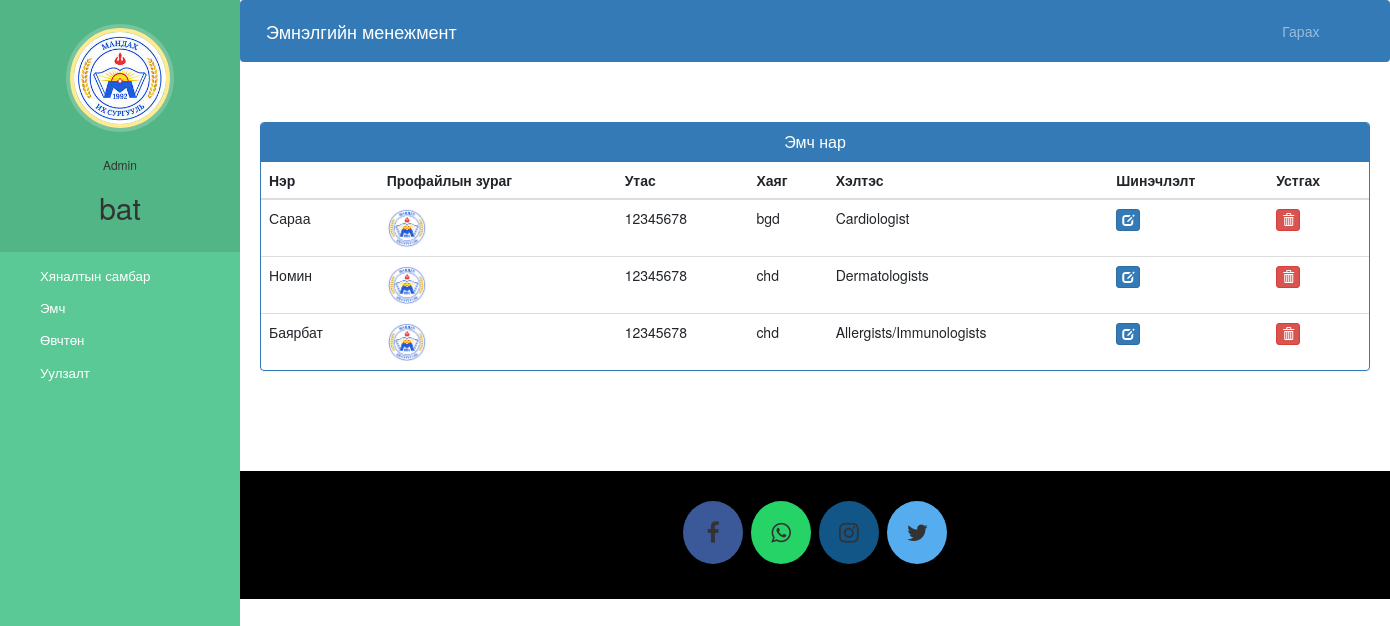
Screenshot of /admin-view-doctor/ (signed in) with the database file from the repository.
### hospital/models.py (models this page shows, shortened)
class Doctor(models.Model):
    user=models.OneToOneField(User,on_delete=models.CASCADE)
    profile_pic= models.ImageField(upload_to='profile_pic/DoctorProfilePic/',null=True,blank=True)
    address = models.CharField(max_length=40)
    mobile = models.CharField(max_length=20,null=True)
    department= models.CharField(max_length=50,choices=departments,default='Cardiologist')
    status=models.BooleanField(default=False)
    @property
    def get_name(self):
        return self.user.first_name+" "+self.user.last_name

### hospital/views.py (the view)
# urls.py: path('admin-view-doctor/', views.admin_view_doctor_view,name='admin-view-doctor'),
@login_required(login_url='adminlogin')
@user_passes_test(is_admin)
def admin_view_doctor_view(request):
    doctors=models.Doctor.objects.all().filter(status=True)
    return render(request,'hospital/admin_view_doctor.html',{'doctors':doctors})

### hospital/views.py (called while the page is built)
def is_admin(user):
    return user.groups.filter(name='ADMIN').exists()

### templates/hospital/admin_view_doctor.html (shortened to what this page needs)
{% extends 'hospital/admin_base.html' %}
{% block content %}
{%load static%}
<head>
  <link href="//netdna.bootstrapcdn.com/bootstrap/3.0.0/css/bootstrap.min.css" rel="stylesheet" id="bootstrap-css">
</head>
<div class="container">
  <div class="panel panel-primary">
    <div class="panel-heading">
      <h6 class="panel-title">Эмч нар</h6>
    </div>
    <table class="table table-hover" id="dev-table">
      <thead>
        <tr>
          <th>Нэр</th>
          <th>Профайлын зураг</th>
          <th>Утас</th>
          <th>Хаяг</th>
          <th>Хэлтэс</th>
          <th>Шинэчлэлт</th>
          <th>Устгах</th>
        </tr>
      </thead>
      {% for d in doctors %}
      <tr>
        <td> {{d.get_name}}</td>
        <td> <img src="{% static d.profile_pic.url %}" alt="Profile Pic" height="40px" width="40px" /></td>
        <td>{{d.mobile}}</td>
        <td>{{d.address}}</td>
        <td>{{d.department}}</td>
        <td><a class="btn btn-primary btn-xs" href="{% url 'update-doctor' d.id  %}"><span class="glyphicon glyphicon-edit"></span></a></td>
        <td><a class="btn btn-danger btn-xs" href="{% url 'delete-doctor-from-hospital' d.id  %}"><span class="glyphicon glyphicon-trash"></span></a></td>
      </tr>
      {% endfor %}
    </table>
  </div>
</div>
{% endblock content %}

### templates/hospital/admin_base.html (shortened to what this page needs)
<!DOCTYPE html>
{% load static %}
<html lang="en">
<head>
  <link rel="stylesheet" href="https://stackpath.bootstrapcdn.com/bootstrap/4.3.1/css/bootstrap.min.css">
  <link rel="stylesheet" href="https://maxcdn.bootstrapcdn.com/font-awesome/4.7.0/css/font-awesome.min.css">
  <link rel="stylesheet" href="{% static '/style.css' %}">
</head>
<body>
  <nav class="menu" tabindex="0">
    <header class="avatar">
      <img src="{% static "images/images.jpg" %}" />
      <br><br>
      <h6>Admin</h6>
      <h2>{{request.user.first_name}}</h2>
    </header>
    <ul>
      <li tabindex="0" class="icon-dashboard"> <a style="color:white; text-decoration:none;" href="/admin-dashboard"><span>Хяналтын самбар</span></a> </li>
      <li tabindex="0" class="icon-customers"> <a style="color:white; text-decoration:none;" href="/admin-doctor"><span>Эмч</span></a></li>
      <li tabindex="0" class="icon-users"> <a style="color:white; text-decoration:none;" href="/admin-patient"><span>Өвчтөн</span></a></li>
      <li tabindex="0" class="icon-calendar"> <a style="color:white; text-decoration:none;" href="/admin-appointment"><span>Уулзалт</span></a></li>
    </ul>
  </nav>
  <main>
    <div class="bs-example">
      <nav class="navbar navbar-expand-md  navbar-dark fixed-top" style="background:#337AB7;">
        <a href="/admin-dashboard" class="navbar-brand">Эмнэлгийн менежмент</a>
        <div class="collapse navbar-collapse justify-content-between" id="navbarCollapse">
          <div class="navbar-nav" style=" margin-left: 90%;">
            <a href="/logout" class="nav-item nav-link">Гарах</a>
          </div>
        </div>
      </nav>
    </div>
    <br><br>
    {% block content %}
    {% endblock content %}
    <br><br><br><br>
    <footer>
      <p>
        <a id="ftr" class="fa fa-facebook"></a>
        <a id="ftr" class="fa fa-whatsapp"></a>
        <a id="ftr" class="fa fa-instagram"></a>
        <a id="ftr" class="fa fa-twitter"></a>
      </p>
      <br>
    </footer>
  </main>
</body>
</html>

### static/style.css (style rules this page uses)
body { padding-left: 240px; }
main { position: relative; height: 100vh; }
.menu { background: #5bc995; height: 100vh; width: 240px; position: fixed; top: 0px; left: 0; z-index: 5; outline: none; }
.menu .avatar { background: rgba(0, 0, 0, 0.1); padding: 2em 0.5em; text-align: center; }
.menu .avatar img { width: 100px; border-radius: 50%; overflow: hidden; border: 4px solid #ffea92; box-shadow: 0 0 0 4px rgba(255, 255, 255, 0.2); }
.menu .avatar h2 { font-weight: normal; margin-bottom: 0; }
.menu ul { list-style: none; padding: 0.5em 0; margin: 0; }
.menu ul li { padding: 0.5em 1em 0.5em 3em; font-size: 0.95em; font-weight: regular; background-repeat: no-repeat; background-position: left 15px center; background-size: auto 20px; transition: all 0.15s linear; cursor: pointer; }
.menu ul li.icon-dashboard { background-image: url("http://www.entypo.com/images//gauge.svg"); }
.menu ul li.icon-customers { background-image: url("http://www.entypo.com/images//briefcase.svg"); }
.menu ul li.icon-users { background-image: url("http://www.entypo.com/images//users.svg"); }
.menu ul li.icon-calendar { background-image: url("http://www.entypo.com/images//calendar.svg"); }

### templates/hospital/admin_base.html (style rules this page uses)
a:link { text-decoration: none; }
a { color: white; }
footer { padding: 0px 0px 0px 0px; background-color: black; margin: 0px; }
#ftr { padding: 20px; }
.fa { font-size: 23px; width: 60px; text-align: center; text-decoration: none; margin: 5px 2px; border-radius: 50%; }
.fa-facebook { background: #3B5998; color: white; margin-top: 30px; }
.fa-whatsapp { background: #25d366; color: white; }
.fa-twitter { background: #55ACEE; color: white; }
.fa-instagram { background: #125688; color: white; }
p { text-align: center; }
body { padding-left: 240px; }
main { position: relative; height: 100vh; }
.menu { background: #5bc995; height: 100vh; width: 240px; position: fixed; top: 0px; left: 0; z-index: 5; outline: none; }
.menu .avatar { background: rgba(0, 0, 0, 0.1); padding: 2em 0.5em; text-align: center; }
.menu .avatar img { width: 100px; border-radius: 50%; overflow: hidden; border: 4px solid #ffea92; box-shadow: 0 0 0 4px rgba(255, 255, 255, 0.2); }
.menu .avatar h2 { font-weight: normal; margin-bottom: 0; }
.menu ul { list-style: none; padding: 0.5em 0; margin: 0; }
.menu ul li { padding: 0.5em 1em 0.5em 3em; font-size: 0.95em; font-weight: regular; background-repeat: no-repeat; background-position: left 15px center; background-size: auto 20px; transition: all 0.15s linear; cursor: pointer; }
.menu ul li.icon-dashboard { background-image: url("http://www.entypo.com/images//gauge.svg"); }
.menu ul li.icon-customers { background-image: url("http://www.entypo.com/images//briefcase.svg"); }
.menu ul li.icon-users { background-image: url("http://www.entypo.com/images//users.svg"); }
.menu ul li.icon-calendar { background-image: url("http://www.entypo.com/images//calendar.svg"); }

### templates/hospital/admin_view_doctor.html (style rules this page uses)
a:link { text-decoration: none; }
h6 { text-align: center; }

### rows the page displays
Doctor: get_name "Сараа", profile_pic (picture), mobile "12345678", address "bgd", department "Cardiologist"
Doctor: get_name "Номин", profile_pic (picture), mobile "12345678", address "chd", department "Dermatologists"
Doctor: get_name "Баярбат", profile_pic (picture), mobile "12345678", address "chd", department "Allergists/Immunologists"

### other values shown
{{ request.user.first_name }} "bat"
